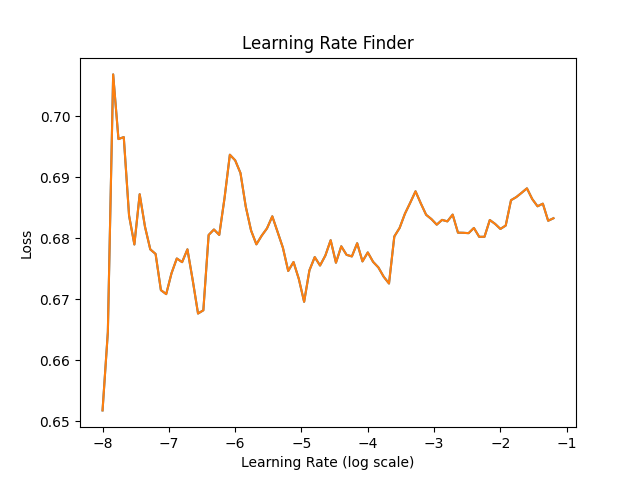
#> input picture lr_finder_plot.png, 640 x 480 px; its folder holds only this picture in this run
$ python preprocess_faces_simple.py --input_dir . --output_dir out
#> lines starting #> are read from the running program, lines starting #| are printed output that depends on the picture
"""
Simplified face preprocessing for FER2013 dataset without dlib dependency.
This uses OpenCV's built-in face detection which should be easier to install.
"""

import os
import cv2
import numpy as np
from tqdm import tqdm
import argparse
import glob

def detect_and_crop_face(image, face_detector, desired_size=224):
    """Detect face and crop it to focus on facial features"""
    # Convert to grayscale if needed
    if isinstance(image, np.ndarray):
        img_gray = cv2.cvtColor(image, cv2.COLOR_RGB2GRAY) if len(image.shape) == 3 else image
    else:
        return None

    # Ensure we have uint8 image for face detection
    img_gray = img_gray if img_gray.dtype == np.uint8 else (img_gray * 255).astype(np.uint8)

    # Detect faces using OpenCV's built-in Haar Cascade
    faces = face_detector.detectMultiScale(
        img_gray,
        scaleFactor=1.1,
        minNeighbors=5,
        minSize=(30, 30),
        flags=cv2.CASCADE_SCALE_IMAGE
    )

    if len(faces) == 0:
        # No face found, return resized original image
        return cv2.resize(image, (desired_size, desired_size))

    # Get the largest face
    largest_face = max(faces, key=lambda rect: rect[2] * rect[3])
    x, y, w, h = largest_face

    # Add padding (20%)
    padding = int(0.2 * max(w, h))
    x1 = max(0, x - padding)
    y1 = max(0, y - padding)
    x2 = min(image.shape[1], x + w + padding)
    y2 = min(image.shape[0], y + h + padding)

    # Crop face with padding
    face_img = image[y1:y2, x1:x2]

    # Apply contrast and brightness normalization
    if len(face_img.shape) == 3:
        # Color image
        lab = cv2.cvtColor(face_img, cv2.COLOR_RGB2LAB)
        l, a, b = cv2.split(lab)
        clahe = cv2.createCLAHE(clipLimit=2.0, tileGridSize=(8, 8))
        l = clahe.apply(l)
        lab = cv2.merge((l, a, b))
        face_img = cv2.cvtColor(lab, cv2.COLOR_LAB2RGB)
    else:
        # Grayscale image
        clahe = cv2.createCLAHE(clipLimit=2.0, tileGridSize=(8, 8))
        face_img = clahe.apply(face_img)

    # Resize to desired size
    return cv2.resize(face_img, (desired_size, desired_size))

def process_directory(input_dir, output_dir, desired_size=224):
    """Process all images in a directory and save cropped faces"""
#> called with input_dir = '.', output_dir = 'out', desired_size = 224
    # Load OpenCV face detector
    print("Loading face detection model...")
    face_cascade_path = cv2.data.haarcascades + 'haarcascade_frontalface_default.xml'

    if not os.path.exists(face_cascade_path):
        print(f"ERROR: OpenCV face cascade not found at {face_cascade_path}")
        # Attempt to find it in alternative locations
        alt_paths = [
            'haarcascade_frontalface_default.xml',
            '/usr/share/opencv4/haarcascades/haarcascade_frontalface_default.xml',
            '/usr/local/share/opencv4/haarcascades/haarcascade_frontalface_default.xml'
        ]

        for path in alt_paths:
            if os.path.exists(path):
                face_cascade_path = path
                print(f"Found cascade file at: {path}")
                break
        else:
            print("Could not find face cascade file. Please download it manually.")
            return False

    face_detector = cv2.CascadeClassifier(face_cascade_path)

    # Create output directory if it doesn't exist
    os.makedirs(output_dir, exist_ok=True)

    # Get all image files
    image_types = ('*.jpg', '*.jpeg', '*.png')
    image_files = []
    for img_type in image_types:
        image_files.extend(glob.glob(os.path.join(input_dir, '**', img_type), recursive=True))

    print(f"Found {len(image_files)} images to process")

    # Process each image
    successful = 0
    failed = 0

    for img_path in tqdm(image_files):
        # Get relative path to preserve directory structure
        rel_path = os.path.relpath(img_path, input_dir)
        out_path = os.path.join(output_dir, rel_path)

        # Create output directory if needed
        os.makedirs(os.path.dirname(out_path), exist_ok=True)

        try:
            # Read image
            img = cv2.imread(img_path)
#> img is the input picture: shape (480, 640, 3); mean B, G, R 248.6, 249.9, 251.2
            if img is None:
                print(f"Warning: Could not read {img_path}")
                failed += 1
                continue

            # Convert to RGB
            img_rgb = cv2.cvtColor(img, cv2.COLOR_BGR2RGB)

            # Process face
            processed = detect_and_crop_face(img_rgb, face_detector, desired_size)
#> in detect_and_crop_face, `faces = face_detector.detectMultiScale( img_gray, scaleFactor=1.1, min..`: faces = ()
#> in detect_and_crop_face, `return cv2.resize(image, (desired_size, desired_size))`:
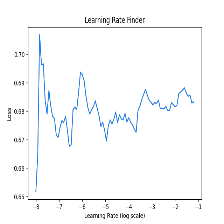
#> returned value: shape (224, 224, 3); mean of channels 0, 1, 2 251, 249.6, 248.4; drawn as B, G, R

            if processed is None:
                print(f"Warning: Could not process {img_path}")
                # Copy original image
                cv2.imwrite(out_path, img)
                failed += 1
                continue

            # Save the processed face
            cv2.imwrite(out_path, cv2.cvtColor(processed, cv2.COLOR_RGB2BGR))
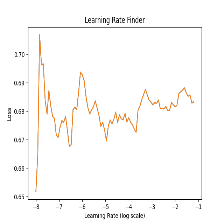
#> saved as lr_finder_plot.png: shape (224, 224, 3); mean B, G, R 248.4, 249.6, 251
            successful += 1

        except Exception as e:
            print(f"Error processing {img_path}: {e}")
            failed += 1

    print(f"Processed {successful} images successfully, {failed} images failed")
    return True

def main():
    parser = argparse.ArgumentParser(description='Process faces in dataset without dlib')
    parser.add_argument('--input_dir', type=str, required=True, help='Input directory containing images')
    parser.add_argument('--output_dir', type=str, required=True, help='Output directory for processed faces')
    parser.add_argument('--size', type=int, default=224, help='Desired output size (default: 224)')

    args = parser.parse_args()

    process_directory(args.input_dir, args.output_dir, args.size)

if __name__ == "__main__":
    main()
